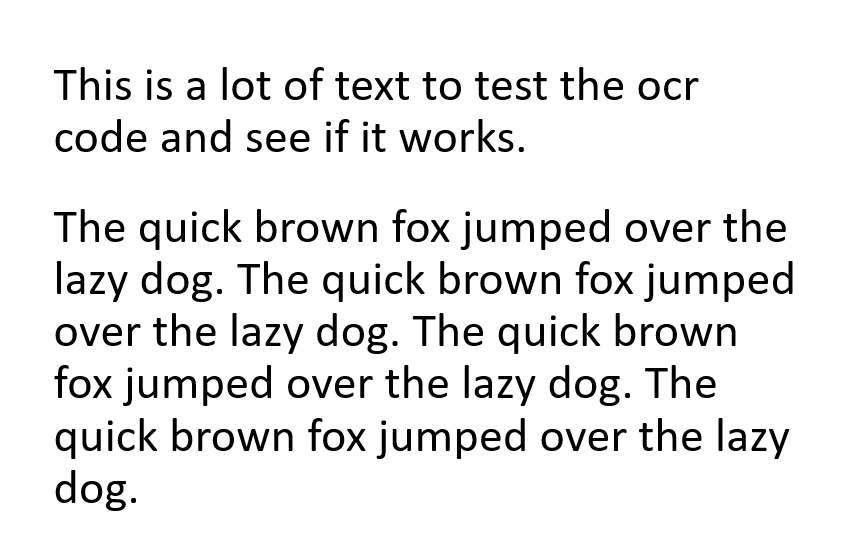
#> input picture test1.png, 848 x 556 px
$ python TextRecognition.py
#> lines starting #> are read from the running program, lines starting #| are printed output that depends on the picture; after the words box and inside, x2 and y2 are one past the last pixel; in counts of white or black regions, pixels touching at a corner belong together
import cv2
import pytesseract

# In order to use tesseract OCR library, you have to install the tesseract executable
# from https://github.com/ub-mannheim/tesseract/wiki
# and edit the PATH where you install the program.
pytesseract.pytesseract.tesseract_cmd = r'D:\Program Files\TesseractOCR\tesseract.exe'


def ocr_core(img):
    text = pytesseract.image_to_string(img)
    return text


img = cv2.imread('test1.png')
#> img is the input picture: shape (556, 848, 3); min 0, max 255, mean 234.2


# get grayscale image
def get_grayscale(image):
    return cv2.cvtColor(image, cv2.COLOR_BGR2GRAY)


# noise removal
def remove_noise(image):
    return cv2.medianBlur(image, 5)


# thresholding
def thresholding(image):
    return cv2.threshold(image, 0, 255, cv2.THRESH_BINARY + cv2.THRESH_OTSU)[1]
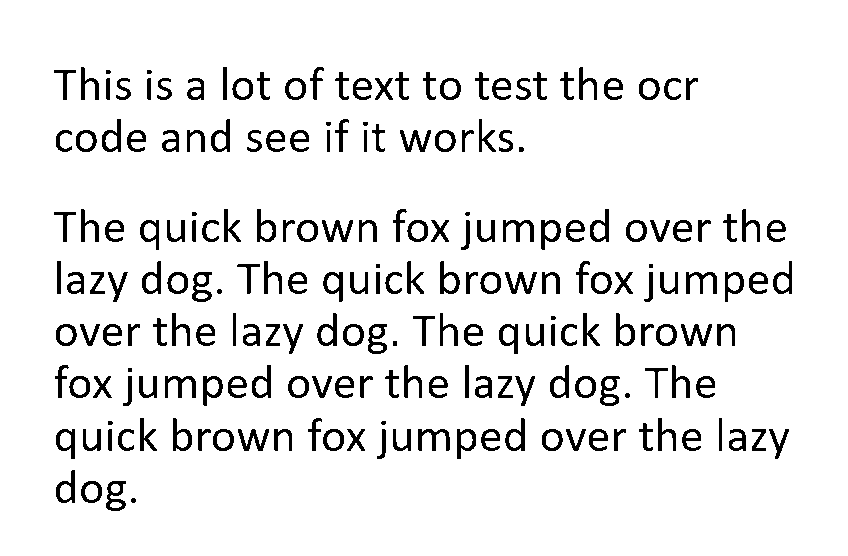
#> returned value: shape (556, 848); 92% white; 208 black regions (12 under 20 px), largest, box (x1, y1, x2, y2) and area: (418, 429, 450, 451) 314, (192, 272, 212, 302) 303, (106, 481, 126, 511) 303


img = get_grayscale(img)
img = thresholding(img)
img = remove_noise(img)
#> in remove_noise, `return cv2.medianBlur(image, 5)`:
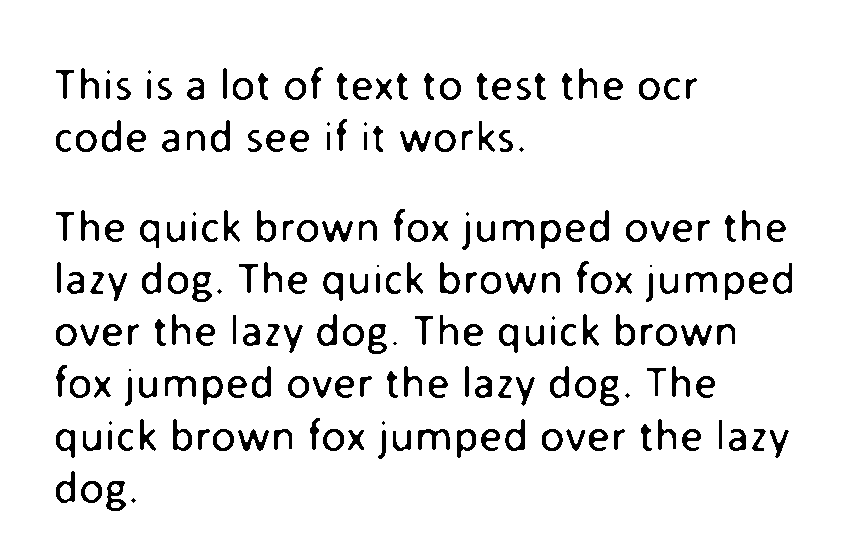
#> returned value: shape (556, 848); 92.3% white; 208 black regions (17 under 20 px), largest, box (x1, y1, x2, y2) and area: (192, 272, 212, 302) 314, (106, 481, 126, 511) 314, (600, 376, 619, 406) 309

print(ocr_core(img))
#> (the call stopped at in ocr_core, `text = pytesseract.image_to_string(img)`: pytesseract is not available in this run)
